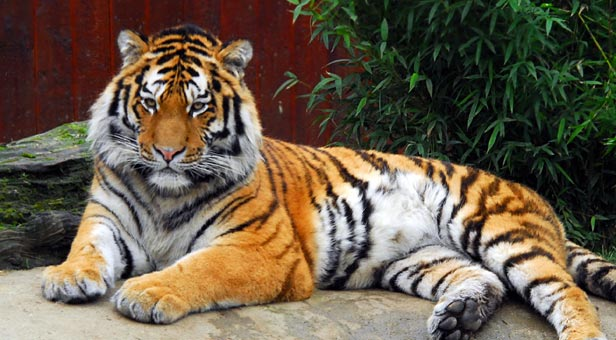
%> input picture Lab_3/src/Functions/tiger1.jpg, 616 x 340 px
$ octave IACV_Lab_3.m   (GNU Octave 9; MATLAB toolbox functions it lacks are replaced by stand-ins)
%> lines starting %> are read from the running program, lines starting %| are printed output that depends on the picture; in (x1, y1, x2, y2) boxes, pixels count from 0 and x2, y2 are one past the last pixel; in counts of white or black regions, pixels touching at a corner belong together; the program's own positions count from 1
### Lab_3/src/kmeans_segm.m
function [ segmentation, centers, evolution, covar ] = ...
    kmeans_segm(image, K, L, init, ShowProc, covOn, VecType);

Iback = image;
covar={};
% The K-means clustering algorithms -->
% inputs: an image, the number of cluster centers K, number of iterations
% L and a seed for initializing randomization
% outputs: a segmentation (with a colour index per pixel), the centers
% of all clusters in 3D colour space and the normalized Distortion Measure

% convert image to to double in the interval [0,1]
image = mat2gray(image);

if strcmpi('img',VecType)
    % Get the sizes of the image
    [x_size, y_size, col] = size(image);
    % reshape the image
    Ivec = reshape(image, x_size*y_size, col);
    % define the segmentation matrix
    segmentation = reshape(image(:,:,1), x_size*y_size,1)*0;

elseif strcmpi('vec',VecType)
    % Get the sizes of the image
    [x_size, y_size, col] = size(image);
    % reshape the image
    Ivec = image;
    segmentation = reshape(image(:,1), x_size,1)*0;

end
% Let X be a set of pixels and V be a set of K cluster centers in 3D (R,G,B).

% initialize clusters:
if strcmpi('random',init)
    % Randomly initialize the K cluster centers
    centers = rand(K,col);
elseif strcmpi('forgy',init)
    % Initialize clusters with Forgy method
    centers = datasample(Ivec,K,'Replace',false);
else
    disp('Please Set Method for Cluster Initialization')
end

% define total distance
evolution = zeros(1,L+1);

% Compute all distances between pixels and cluster centers
distances = pdist2(centers,Ivec,'euclidean');

% Iterate L times
% Assign each pixel to the cluster center for which the distance is minimum
% Recompute each cluster center by taking the mean of all pixels assigned to it
% Recompute all distances between pixels and cluster centers
for i=1:L
    % Assign each pixel to the cluster center for which the distance is minimum
    [value,idx] = min(distances);
    evolution(i) = sum(value(:));
    cluster={};
    if ShowProc
        figure(1000)
        for class=1:K
            segm(idx==class,:)=class;
        end
        Inew = mean_segments(Iback, segm);
        imshow(Inew)
        pause(1/i);
    end
    for class=1:K
        % define 1-of-K coding scheme
        % (expectation step)
        cluster{class} =  Ivec(idx==class,:);
        % set defferent values for the coding scheme
        %         segmentation(idx==class,:)=class;
        % Recompute each cluster center by taking the mean of all pixels
        % assigned to it
        centers(class,:) = mean(cluster{class});
        if covOn && i==L
            covar{class} = cov(cluster{class});
        end
    end
    % Recompute all distances between pixels and cluster centers
    % (maximization step)
    distances = pdist2(centers,Ivec,'euclidean');


end
[value,idx] = min(distances);
evolution(i+1) = sum(value(:));
evolution = evolution./max(evolution(:));
% Compute the segmentation
% by setting defferent values for the coding scheme
for class=1:K
    segmentation(idx==class,:)=class;
end
if strcmpi('img',VecType)
    % reshape segmentation
    segmentation = reshape(segmentation,[x_size,y_size]);
end
end

### Lab_3/src/kmeans_opt.m
function [ segmentation, centers, evolution ] = ...
    kmeans_opt(image, K, L, init, Nruns)
Nsegm={};
Ncenters={};
Nevolution={};
MinEvol = [];
for i=1:Nruns
    [ Nsegm{i}, Ncenters{i} ,Nevolution{i},~] = ...
        kmeans_segm(image, K, L, 'forgy',0,0,'img');
    MinEvol = [MinEvol Nevolution{i}(end)];
end

[~,BestIdx] =min(MinEvol);

segmentation = Nsegm{BestIdx};
centers =  Ncenters{BestIdx};
evolution = Nevolution{BestIdx};
end

### Lab_3/src/IACV_Lab_3.m
clc; clear all; close all;
% add paths
addpath('Functions','Images','Images-m','Images-mat');
% create results folder
mkdir results

%% 2 K-means clustering

% Orange example:
K = 2;               % number of clusters used
L = 15;              % number of iterations
scale_factor = 1.0;  % image downscale factor
image_sigma = 5.0;   % image preblurring scale

% I = imread('orange.jpg');
I = imread('tiger1.jpg');
%> I is the input picture: size 340x616x3 uint8; mean R, G, B 106, 92.5, 74.4
I = imresize(I, scale_factor);
Iback = I;
d = 2*ceil(image_sigma*2) + 1;
h = fspecial('gaussian', [d d], image_sigma);
I = imfilter(I, h);
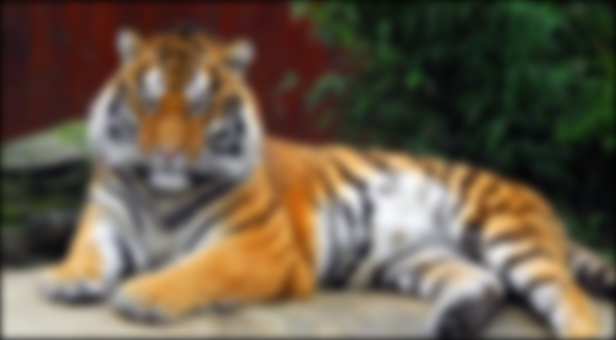
%> I: size 340x616x3 uint8; mean R, G, B 104.4, 91, 73.1

% Do K means segmentation
% [ segm, centers ,evolution,~] = kmeans_segm(I, K, L, 'forgy',1,0,'img');
% Do Optimal k-Means segmentation
Nruns = 2;
[ segm, centers, evolution ] = kmeans_opt(I, K, L, 'forgy', Nruns);
%> the loop in kmeans_opt, `for i=1:Nruns` made 2 passes
%> MinEvol on passes 1 to 2: 0.598, [0.598 0.835]
%> pass 1, in kmeans_segm, `segmentation = reshape(segmentation,[x_size,y_size]);`:
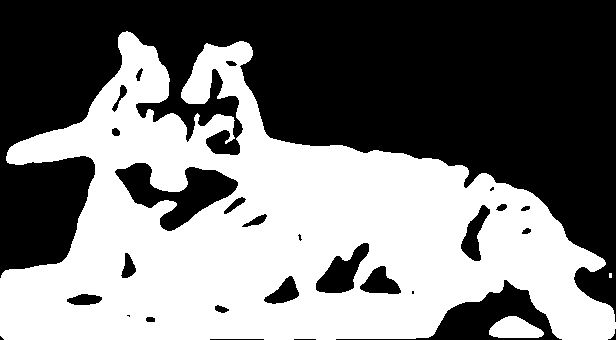
%> segmentation: size 340x616 double; values 1 (black) and 2 (white), 47.3% white; 3 white regions (1 under 20 px), largest, box (x1, y1, x2, y2) and area: (0, 31, 616, 340) 98235, (489, 316, 544, 338) 862
%> after the loop in kmeans_opt, `for i=1:Nruns`: Ncenters = {[0.186 0.16 0.117; 0.668 0.581 0.475], [0.186 0.16 0.117; 0.668 0.581 0.475]}; Nevolution = {[1 0.601 0.592 0.595 0.596 0.597 0.597 0.598 0.598 0.598 0.598 0.598 0.598 0.598 0.598 0.598], [1 0.828 0.831 0.834 0.835 0.835 0.835 0.835 0.835 0.835 0.835 0.835 0.835 0.835 0.835 0.835]}; Nsegm = 2 items
%> in kmeans_opt, `[~,BestIdx] =min(MinEvol);`: BestIdx = 1
%> in kmeans_opt, `centers =  Ncenters{BestIdx};`: centers = [0.186 0.16 0.117; 0.668 0.581 0.475]
%> in kmeans_opt, `evolution = Nevolution{BestIdx};`: evolution = [1 0.601 0.592 0.595 0.596 0.597 0.597 0.598 0.598 0.598 0.598 0.598 0.598 0.598 0.598 0.598]
%> centers = [0.186 0.16 0.117; 0.668 0.581 0.475]

figure(1)
plot([0:L],evolution, 'LineWidth', 2)
xlabel('Iterations');
ylabel('Distortion Measure (Normalized)');
title('Evolution of the Distortion Measure')
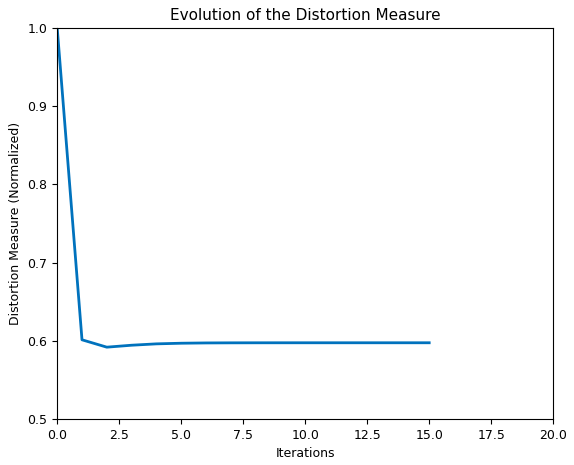
%> figure redrawn from the program's plot data; curve peaks at x = 0, y = 1
%> (the run ends here)
